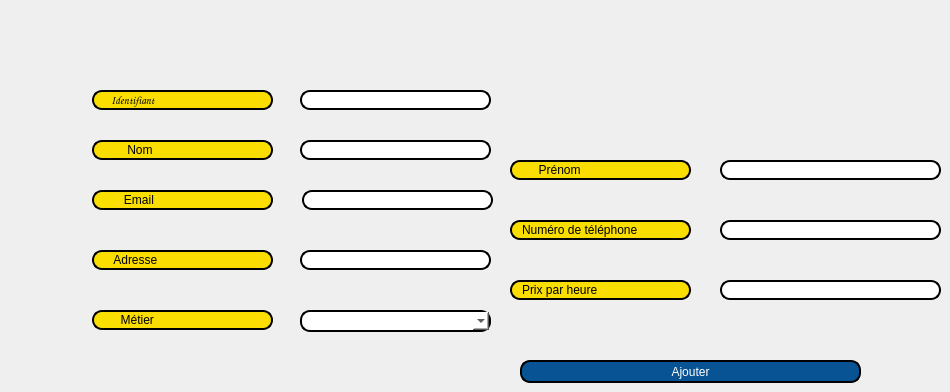
     <widget class="QWidget" name="Ajouter_E_3">
      <attribute name="title">
       <string>Ajouter</string>
      </attribute>
      <widget class="QLineEdit" name="identifiant">
       <property name="geometry">
        <rect>
         <x>92</x>
         <y>90</y>
         <width>181</width>
         <height>20</height>
        </rect>
       </property>
       <property name="font">
        <font>
         <family>Comic Sans MS</family>
         <pointsize>8</pointsize>
         <weight>75</weight>
         <italic>false</italic>
         <bold>true</bold>
        </font>
       </property>
       <property name="toolTip">
        <string>&lt;html&gt;&lt;head/&gt;&lt;body&gt;&lt;p align=&quot;center&quot;&gt;&lt;br/&gt;&lt;/p&gt;&lt;/body&gt;&lt;/html&gt;</string>
       </property>
       <property name="styleSheet">
        <string notr="true">border: 2px solid black;
font: 75 8pt &quot;MS Shell Dlg 2&quot;;
border-radius: 10px;
padding: 0 8px;
background: #fade02;
font: bold, &quot;Comic Sans MS&quot;;;
text-align:center;
</string>
       </property>
       <property name="text">
        <string>   Identifiant</string>
       </property>
       <property name="readOnly">
        <bool>true</bool>
       </property>
      </widget>
      <widget class="QLineEdit" name="nom">
       <property name="geometry">
        <rect>
         <x>92</x>
         <y>140</y>
         <width>181</width>
         <height>20</height>
        </rect>
       </property>
       <property name="styleSheet">
        <string notr="true">border: 2px solid black;
font: 75 8pt &quot;MS Shell Dlg 2&quot;;
border-radius: 10px;
padding: 0 8px;
background: #fade02;
font: bold, &quot;Comic Sans MS&quot;;;
text-align:center;</string>
       </property>
       <property name="text">
        <string>       Nom</string>
       </property>
       <property name="readOnly">
        <bool>true</bool>
       </property>
      </widget>
      <widget class="QLineEdit" name="prenom">
       <property name="geometry">
        <rect>
         <x>510</x>
         <y>160</y>
         <width>181</width>
         <height>20</height>
        </rect>
       </property>
       <property name="styleSheet">
        <string notr="true">border: 2px solid black;
font: 75 8pt &quot;MS Shell Dlg 2&quot;;
border-radius: 10px;
padding: 0 8px;
background:#fade02;
font: bold, &quot;Comic Sans MS&quot;;;
text-align:center;</string>
       </property>
       <property name="text">
        <string>     Prénom</string>
       </property>
       <property name="readOnly">
        <bool>true</bool>
       </property>
      </widget>
      <widget class="QLineEdit" name="email">
       <property name="geometry">
        <rect>
         <x>92</x>
         <y>190</y>
         <width>181</width>
         <height>20</height>
        </rect>
       </property>
       <property name="styleSheet">
        <string notr="true">border: 2px solid black;
font: 75 8pt &quot;MS Shell Dlg 2&quot;;
border-radius: 10px;
padding: 0 8px;
background: #fade02;
font: bold, &quot;Comic Sans MS&quot;;;
text-align:center;</string>
       </property>
       <property name="text">
        <string>      Email</string>
       </property>
       <property name="readOnly">
        <bool>true</bool>
       </property>
      </widget>
      <widget class="QLineEdit" name="numero_tel">
       <property name="geometry">
        <rect>
         <x>510</x>
         <y>220</y>
         <width>181</width>
         <height>20</height>
        </rect>
       </property>
       <property name="styleSheet">
        <string notr="true">border: 2px solid black;
font: 75 8pt &quot;MS Shell Dlg 2&quot;;
border-radius: 10px;
padding: 0 8px;
background: #fade02;
font: bold, &quot;Comic Sans MS&quot;;;
text-align:center;</string>
       </property>
       <property name="text">
        <string>Numéro de téléphone</string>
       </property>
       <property name="readOnly">
        <bool>true</bool>
       </property>
      </widget>
      <widget class="QLineEdit" name="mteier">
       <property name="geometry">
        <rect>
         <x>92</x>
         <y>310</y>
         <width>181</width>
         <height>20</height>
        </rect>
       </property>
       <property name="styleSheet">
        <string notr="true">border: 2px solid black;
font: 75 8pt &quot;MS Shell Dlg 2&quot;;
border-radius: 10px;
padding: 0 8px;
background: #fade02;
font: bold, &quot;Comic Sans MS&quot;;;
text-align:center;</string>
       </property>
       <property name="text">
        <string>     Métier</string>
       </property>
       <property name="readOnly">
        <bool>true</bool>
       </property>
      </widget>
      <widget class="QLineEdit" name="lineEdit_id_a">
       <property name="geometry">
        <rect>
         <x>300</x>
         <y>90</y>
         <width>191</width>
         <height>20</height>
        </rect>
       </property>
       <property name="styleSheet">
        <string notr="true">border: 2px solid black;
border-radius: 10px;
padding: 0 8px;
background:white</string>
       </property>
      </widget>
      <widget class="QLineEdit" name="lineEdit_nom_a">
       <property name="geometry">
        <rect>
         <x>300</x>
         <y>140</y>
         <width>191</width>
         <height>20</height>
        </rect>
       </property>
       <property name="styleSheet">
        <string notr="true">border: 2px solid black;
border-radius: 10px;
padding: 0 8px;
background:white</string>
       </property>
      </widget>
      <widget class="QLineEdit" name="lineEdit_pernom_a">
       <property name="geometry">
        <rect>
         <x>720</x>
         <y>160</y>
         <width>221</width>
         <height>20</height>
        </rect>
       </property>
       <property name="styleSheet">
        <string notr="true">border: 2px solid black;
border-radius: 10px;
padding: 0 8px;
background:white</string>
       </property>
      </widget>
      <widget class="QLineEdit" name="lineEdit_email_a">
       <property name="geometry">
        <rect>
         <x>302</x>
         <y>190</y>
         <width>191</width>
         <height>20</height>
        </rect>
       </property>
       <property name="styleSheet">
        <string notr="true">border: 2px solid black;
border-radius: 10px;
padding: 0 8px;
background:white</string>
       </property>
      </widget>
      <widget class="QPushButton" name="ajouter">
       <property name="geometry">
        <rect>
         <x>520</x>
         <y>360</y>
         <width>341</width>
         <height>23</height>
        </rect>
       </property>
       <property name="styleSheet">
        <string notr="true">border: 2px solid black;
border-radius: 10px;
padding: 0 8px;
color: rgb(255, 255, 255);
background:#085394	;
font: bold, &quot;Comic Sans MS&quot;;
</string>
       </property>
       <property name="text">
        <string>Ajouter</string>
       </property>
      </widget>
      <widget class="QLineEdit" name="lineEdit_num_tel_a">
       <property name="geometry">
        <rect>
         <x>720</x>
         <y>220</y>
         <width>221</width>
         <height>20</height>
        </rect>
       </property>
       <property name="styleSheet">
        <string notr="true">border: 2px solid black;
border-radius: 10px;
padding: 0 8px;
background:white</string>
       </property>
      </widget>
      <widget class="QLineEdit" name="adresse">
       <property name="geometry">
        <rect>
         <x>92</x>
         <y>250</y>
         <width>181</width>
         <height>20</height>
        </rect>
       </property>
       <property name="styleSheet">
        <string notr="true">border: 2px solid black;
font: 75 8pt &quot;MS Shell Dlg 2&quot;;
border-radius: 10px;
padding: 0 8px;
background: #fade02;
font: bold, &quot;Comic Sans MS&quot;;;
text-align:center;</string>
       </property>
       <property name="text">
        <string>   Adresse</string>
       </property>
       <property name="readOnly">
        <bool>true</bool>
       </property>
      </widget>
      <widget class="QLineEdit" name="prix_heure">
       <property name="geometry">
        <rect>
         <x>510</x>
         <y>280</y>
         <width>181</width>
         <height>20</height>
        </rect>
       </property>
       <property name="styleSheet">
        <string notr="true">border: 2px solid black;
font: 75 8pt &quot;MS Shell Dlg 2&quot;;
border-radius: 10px;
padding: 0 8px;
background: #fade02;
font: bold, &quot;Comic Sans MS&quot;;;
text-align:center;</string>
       </property>
       <property name="text">
        <string>Prix par heure</string>
       </property>
       <property name="readOnly">
        <bool>true</bool>
       </property>
      </widget>
      <widget class="QLineEdit" name="lineEdit_prix_heure_a">
       <property name="geometry">
        <rect>
         <x>720</x>
         <y>280</y>
         <width>221</width>
         <height>20</height>
        </rect>
       </property>
       <property name="styleSheet">
        <string notr="true">border: 2px solid black;
border-radius: 10px;
padding: 0 8px;
background:white</string>
       </property>
      </widget>
      <widget class="QLineEdit" name="lineEdit_adresse_a">
       <property name="geometry">
        <rect>
         <x>300</x>
         <y>250</y>
         <width>191</width>
         <height>20</height>
        </rect>
       </property>
       <property name="styleSheet">
        <string notr="true">border: 2px solid black;
border-radius: 10px;
padding: 0 8px;
background:white</string>
       </property>
      </widget>
      <widget class="QComboBox" name="comboBo_4">
       <property name="geometry">
        <rect>
         <x>300</x>
         <y>310</y>
         <width>191</width>
         <height>22</height>
        </rect>
       </property>
       <property name="styleSheet">
        <string notr="true">border: 2px solid black;
border-radius: 10px;
padding: 0 8px;
background: white;
selection-background-color: gray;
</string>
       </property>
      </widget>
     </widget>
